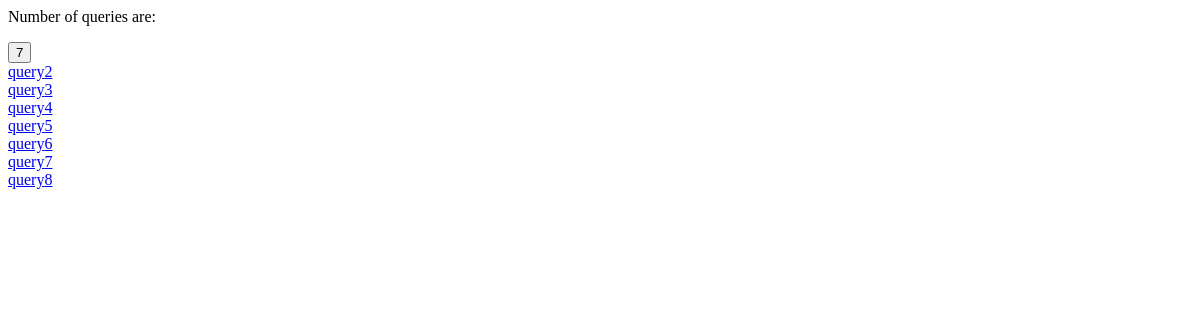
Page /history (signed in) on the earlier database version.
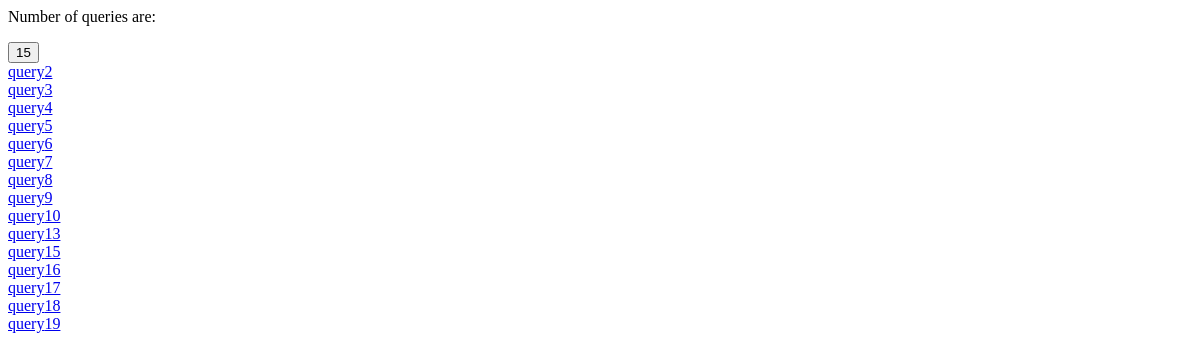
Same page on the later database version.
### tables this page shows
CREATE TABLE user_query(queryid integer primary key autoincrement, user_name char(50) not null, input_text char(4000) not null, result char(4000));

### app.py (the view)
    @app.route("/history", methods=['GET'])
    def getHistory():
        username = session.get('username')
        print(username)
        if username:
            if username =='admin':
                return render_template('layouts/history.html', numqueries=0, query='', adminflag = 1)
            else:
                cur = get_db().cursor()
                cur.execute("select count(1) from user_query where user_name=?", (username,))
                res = cur.fetchone()
                counts = res[0]
                cur.execute("select queryid from user_query where user_name=?", (username,))
                queries = cur.fetchall()
                return render_template('layouts/history.html', numqueries=counts, query=queries, adminflag = 0)
        return render_template('layouts/history.html', numqueries=-1, query='', adminflag = 0)

### app.py (called while the page is built)
def get_db():
    db = getattr(g, '_database', None)
    if db is None:
        db = g._database = sqlite3.connect(DATABASE)
    return db

### templates/static/layouts/history.html (shortened to what this page needs)
<head>
</head>
<body>
    <div>
        <div>
            {% block content %}
            {%if adminflag ==1 %}
            <div>
                Enter the User ID
                <form id="myForm" enctype="multipart/form-data" method="POST">
                    <input type='text' id="userquery" name='userquery' />
                    <input type="submit" value="Submit" />
                    <input type="hidden" name="csrf_token" value="{{ csrf_token() }}" />
                </form>
            </div>
        </div>
        <p> Number of queries are:</p>
        <button id="numqueries" value={{numqueries}}>{{numqueries}}</button>
        <div id="queries">
            {% for item in query %}
            <a id="query{{item[0]}}" href="/history/query{{item[0]}}">query{{item[0]}}</a><br />
            {%endfor %}
        </div>
    </div>
    {% else %}
    <p> Number of queries are:</p>
    <button id="numqueries" value={{numqueries}}>{{numqueries}}</button>
    <div id="queries2">
            {% for item in query %}
            <a id="query{{item[0]}}" href="/history/query{{item[0]}}">query{{item[0]}}</a><br/>
            {%endfor %}
    </div>
    </div>
    {% endif %}
    {% endblock content %}
    <br />
    </div>
</body>

Differences in the rows shown:
added user_query: queryid "9"
added user_query: queryid "10"
added user_query: queryid "13"
added user_query: queryid "15"
added user_query: queryid "16"
added user_query: queryid "17"
added user_query: queryid "18"
added user_query: queryid "19"
Other differences:
{{ numqueries }}: 7 → 15 (drawn)
{{ numqueries }}: "7" → "15"
